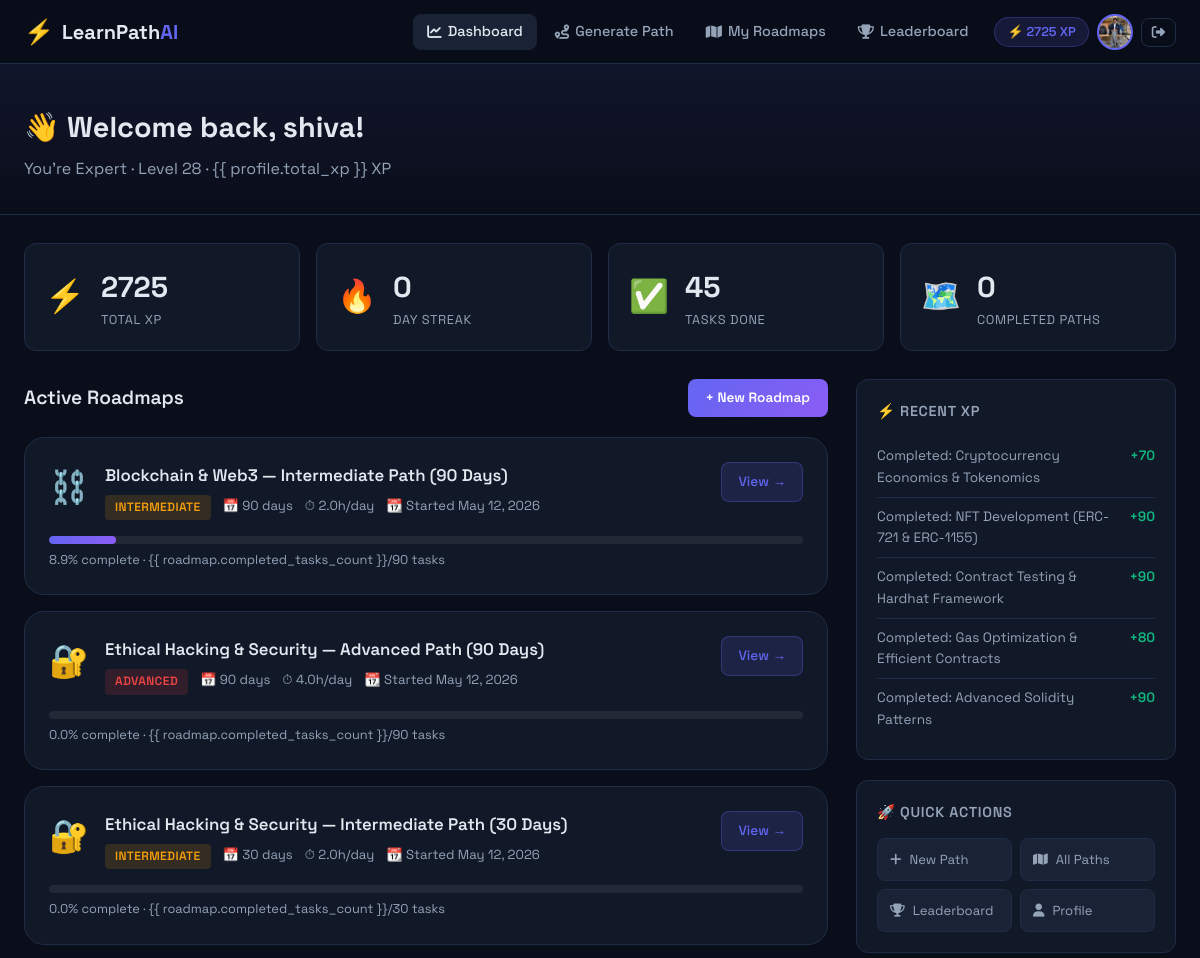
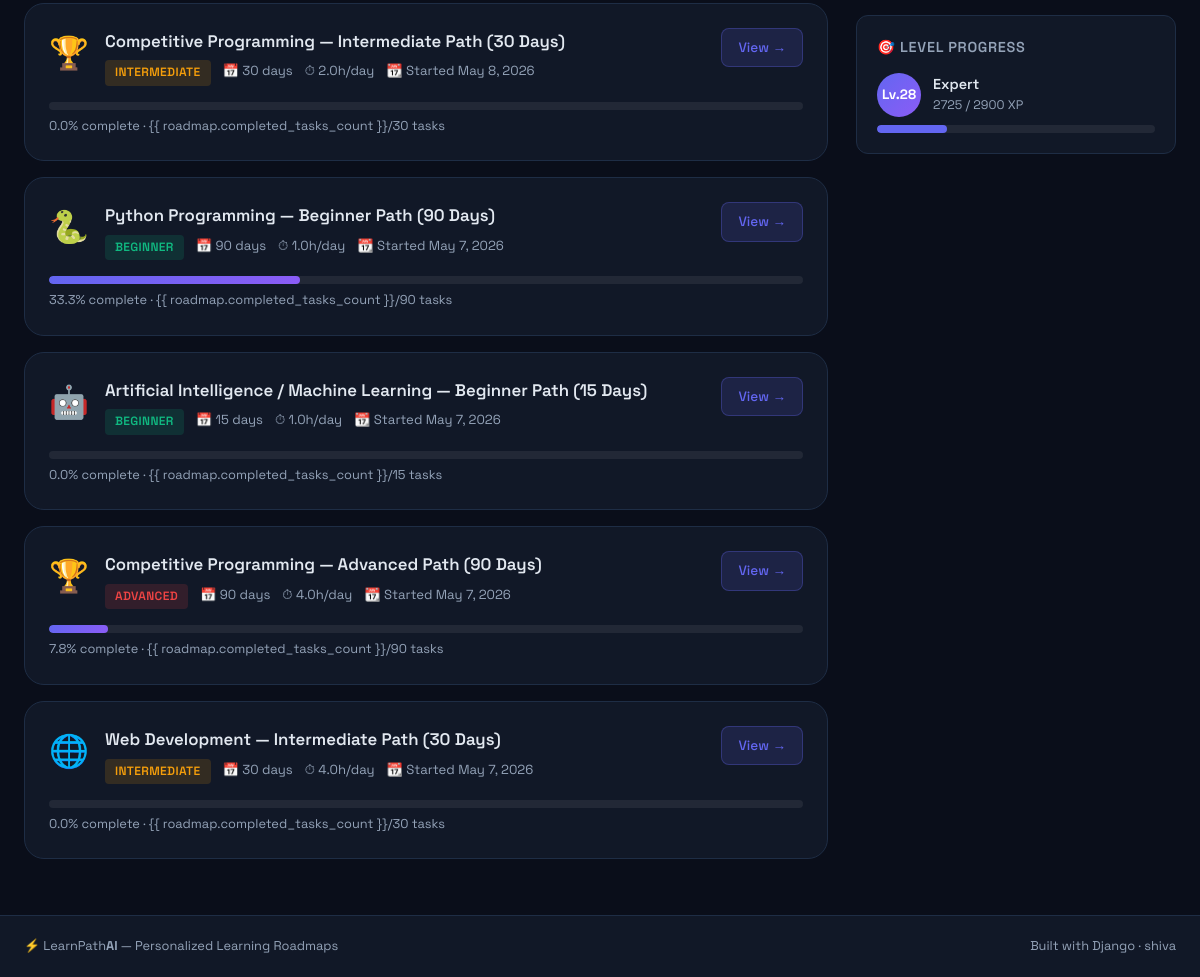
The page /dashboard/ (signed in) on the database its author committed (2 pictures, top to bottom).
### users/models.py (models this page shows, shortened)
class UserProfile(models.Model):
    EXPERIENCE_CHOICES = [
        ('beginner', 'Beginner'),
        ('intermediate', 'Intermediate'),
        ('advanced', 'Advanced'),
    ]
    user = models.OneToOneField(User, on_delete=models.CASCADE, related_name='profile')
    bio = models.TextField(blank=True, max_length=500)
    avatar = models.ImageField(upload_to='avatars/', null=True, blank=True)
    experience_level = models.CharField(max_length=20, choices=EXPERIENCE_CHOICES, default='beginner')
    daily_study_hours = models.FloatField(default=1.0)
    total_xp = models.IntegerField(default=0)
    streak_days = models.IntegerField(default=0)
    last_activity = models.DateTimeField(null=True, blank=True)
    joined_at = models.DateTimeField(auto_now_add=True)
    class Meta:
        verbose_name = 'User Profile'
        verbose_name_plural = 'User Profiles'
    @property
    def level_title(self):
        if self.total_xp < 100:
            return 'Novice'
        elif self.total_xp < 500:
            return 'Apprentice'
        elif self.total_xp < 1500:
            return 'Scholar'
        elif self.total_xp < 3000:
            return 'Expert'
        else:
            return 'Master'
    @property
    def level_number(self):
        return max(1, self.total_xp // 100 + 1)

### roadmap/models.py (models this page shows, shortened)
class Roadmap(models.Model):
    DURATION_CHOICES = [
        (15, '15 Days'),
        (30, '30 Days'),
        (60, '60 Days'),
        (90, '90 Days'),
    ]
    STATUS_CHOICES = [
        ('active', 'Active'),
        ('completed', 'Completed'),
        ('paused', 'Paused'),
        ('abandoned', 'Abandoned'),
    ]
    user = models.ForeignKey(User, on_delete=models.CASCADE, related_name='roadmaps')
    skill = models.ForeignKey(Skill, on_delete=models.CASCADE)
    title = models.CharField(max_length=200)
    level = models.CharField(max_length=20, choices=[
        ('beginner', 'Beginner'),
        ('intermediate', 'Intermediate'),
        ('advanced', 'Advanced'),
    ])
    daily_hours = models.FloatField(default=1.0)
    duration_days = models.IntegerField()
    status = models.CharField(max_length=20, choices=STATUS_CHOICES, default='active')
    start_date = models.DateField(auto_now_add=True)
    target_end_date = models.DateField(null=True, blank=True)
    completed_at = models.DateTimeField(null=True, blank=True)
    created_at = models.DateTimeField(auto_now_add=True)
    class Meta:
        ordering = ['-created_at']
        verbose_name = 'Roadmap'
        verbose_name_plural = 'Roadmaps'
    @property
    def total_tasks(self):
        return self.tasks.count()
    @property
    def completed_tasks_count(self):
        return self.tasks.filter(is_completed=True).count()
    @property
    def progress_percentage(self):
        total = self.total_tasks
        if total == 0:
            return 0
        return round((self.completed_tasks_count / total) * 100, 1)

class Skill(models.Model):
    CATEGORY_CHOICES = [
        ('cs_fundamentals', 'CS Fundamentals'),
        ('web_development', 'Web Development'),
        ('data_science', 'Data Science & AI'),
        ('programming', 'Programming Languages'),
        ('competitive', 'Competitive Programming'),
        ('blockchain', 'Blockchain & Web3'),
        ('ethical_hacking', 'Ethical Hacking & Security'),
    ]
    name = models.CharField(max_length=100, unique=True)
    slug = models.SlugField(max_length=100, unique=True)
    description = models.TextField()
    category = models.CharField(max_length=30, choices=CATEGORY_CHOICES)
    icon = models.CharField(max_length=50, default='📚')  # emoji icon
    color = models.CharField(max_length=20, default='#6366f1')  # hex color
    is_active = models.BooleanField(default=True)
    created_at = models.DateTimeField(auto_now_add=True)
    class Meta:
        ordering = ['name']
        verbose_name = 'Skill'
        verbose_name_plural = 'Skills'

### progress/models.py (models this page shows, shortened)
class XPLog(models.Model):
    XP_REASONS = [
        ('task_complete', 'Task Completed'),
        ('streak_bonus', 'Streak Bonus'),
        ('roadmap_complete', 'Roadmap Completed'),
        ('daily_login', 'Daily Login'),
        ('perfect_day', 'Perfect Day'),
    ]
    user = models.ForeignKey(User, on_delete=models.CASCADE, related_name='xp_logs')
    reason = models.CharField(max_length=30, choices=XP_REASONS)
    xp_amount = models.IntegerField()
    description = models.CharField(max_length=200)
    earned_at = models.DateTimeField(auto_now_add=True)
    related_task = models.ForeignKey(RoadmapTask, on_delete=models.SET_NULL, null=True, blank=True)
    class Meta:
        ordering = ['-earned_at']
        verbose_name = 'XP Log'
        verbose_name_plural = 'XP Logs'

### dashboard/views.py (the view)
# urls.py: path('dashboard/', views.DashboardView.as_view(), name='dashboard'),
@method_decorator(login_required, name='dispatch')
class DashboardView(View):
    template_name = 'dashboard/dashboard.html'
    def get(self, request):
        user = request.user
        active_roadmaps = Roadmap.objects.filter(user=user, status='active').order_by('-created_at')
        completed_roadmaps = Roadmap.objects.filter(user=user, status='completed').count()
        recent_xp = XPLog.objects.filter(user=user).order_by('-earned_at')[:5]
        suggestions = AdaptiveSuggestion.objects.filter(user=user, is_read=False)[:3]
        total_tasks = sum(r.total_tasks for r in active_roadmaps)
        completed_tasks = sum(r.completed_tasks_count for r in active_roadmaps)
        ctx = {
            'active_roadmaps': active_roadmaps,
            'completed_roadmaps': completed_roadmaps,
            'recent_xp': recent_xp,
            'suggestions': suggestions,
            'total_tasks': total_tasks,
            'completed_tasks': completed_tasks,
            'profile': user.profile,
        }
        return render(request, self.template_name, ctx)

### dashboard/templatetags/dashboard_extras.py (called while the page is built)
@register.filter
def modulo(value, arg):
    try:
        return int(value) % int(arg)
    except (ValueError, ZeroDivisionError):
        return 0

### templates/dashboard/dashboard.html (shortened to what this page needs)
{% extends 'base.html' %} {% load dashboard_extras %}  {% block content %}
<div class="page-header">
  <div class="container">
    <h1>👋 Welcome back, {{ user.first_name|default:user.username }}!</h1>
    <p>
      You're {{ profile.level_title }} · Level {{ profile.level_number }} · {{
      profile.total_xp }} XP
    </p>
  </div>
</div>
<div class="container dashboard-grid">
  <div class="stats-row">
    <div class="stat-card stat-xp">
      <div class="stat-icon">⚡</div>
      <div class="stat-info">
        <div class="stat-value">{{ profile.total_xp }}</div>
        <div class="stat-name">Total XP</div>
      </div>
    </div>
    <div class="stat-card stat-streak">
      <div class="stat-icon">🔥</div>
      <div class="stat-info">
        <div class="stat-value">{{ profile.streak_days }}</div>
        <div class="stat-name">Day Streak</div>
      </div>
    </div>
    <div class="stat-card stat-completed">
      <div class="stat-icon">✅</div>
      <div class="stat-info">
        <div class="stat-value">{{ completed_tasks }}</div>
        <div class="stat-name">Tasks Done</div>
      </div>
    </div>
    <div class="stat-card stat-roadmaps">
      <div class="stat-icon">🗺️</div>
      <div class="stat-info">
        <div class="stat-value">{{ completed_roadmaps }}</div>
        <div class="stat-name">Completed Paths</div>
      </div>
    </div>
  </div>
  <div class="dashboard-section">
    <div class="section-title-row">
      <h2>Active Roadmaps</h2>
      <a href="{% url 'roadmap:generate' %}" class="btn-sm-primary"
        >+ New Roadmap</a
      >
    </div>
    {% if active_roadmaps %} {% for roadmap in active_roadmaps %}
    <div class="roadmap-card">
      <div class="roadmap-header">
        <div class="roadmap-skill-icon">{{ roadmap.skill.icon }}</div>
        <div class="roadmap-info">
          <h3>{{ roadmap.title }}</h3>
          <div class="roadmap-meta">
            <span class="badge badge-{{ roadmap.level }}"
              >{{ roadmap.get_level_display }}</span
            >
            <span>📅 {{ roadmap.duration_days }} days</span>
            <span>⏱ {{ roadmap.daily_hours }}h/day</span>
            <span>📆 Started {{ roadmap.start_date }}</span>
          </div>
        </div>
        <a href="{% url 'roadmap:detail' roadmap.pk %}" class="btn-view"
          >View →</a
        >
      </div>
      <div class="progress-bar-container">
        <div class="progress-bar-track">
          <div
            class="progress-bar-fill"
            style="width: {{ roadmap.progress_percentage }}%"
            data-width="{{ roadmap.progress_percentage }}"
          ></div>
        </div>
        <span class="progress-label"
          >{{ roadmap.progress_percentage }}% complete · {{
          roadmap.completed_tasks_count }}/{{ roadmap.total_tasks }} tasks</span
        >
      </div>
    </div>
    {% endfor %} {% endif %}
  </div>
  <div class="dashboard-sidebar">
    <div class="widget">
      <h3>⚡ Recent XP</h3>
      {% if recent_xp %} {% for log in recent_xp %}
      <div class="xp-log-item">
        <span class="xp-desc">{{ log.description }}</span>
        <span class="xp-amount">+{{ log.xp_amount }}</span>
      </div>
      {% endfor %} {% else %}
      <p class="widget-empty">Complete tasks to earn XP!</p>
      {% endif %}
    </div>
    <div class="widget">
      <h3>🚀 Quick Actions</h3>
      <div class="quick-actions">
        <a href="{% url 'roadmap:generate' %}" class="quick-action"
          ><i class="fas fa-plus"></i> New Path</a
        >
        <a href="{% url 'roadmap:my_roadmaps' %}" class="quick-action"
          ><i class="fas fa-map"></i> All Paths</a
        >
        <a href="{% url 'progress:leaderboard' %}" class="quick-action"
          ><i class="fas fa-trophy"></i> Leaderboard</a
        >
        <a href="{% url 'users:profile' %}" class="quick-action"
          ><i class="fas fa-user"></i> Profile</a
        >
      </div>
    </div>
    <div class="widget">
      <h3>🎯 Level Progress</h3>
      <div class="level-info">
        <div class="level-badge">Lv.{{ profile.level_number }}</div>
        <div class="level-details">
          <div class="level-title">{{ profile.level_title }}</div>
          <div class="level-xp">
            {{ profile.total_xp }} / {{ profile.level_number|add:1|add:0 }}00 XP
          </div>
        </div>
      </div>
      <div class="progress-bar-track" style="margin-top: 8px">
        <div
          class="progress-bar-fill"
          style="width: {% widthratio profile.total_xp|modulo:100 100 100 %}%; background: var(--accent)"
        ></div>
      </div>
    </div>
  </div>
</div>
{% endblock %}

### templates/base.html (shortened to what this page needs)
<!DOCTYPE html>
<html lang="en" data-theme="dark">
<head>
    {% load static %}
    <link rel="stylesheet" href="https://cdnjs.cloudflare.com/ajax/libs/font-awesome/6.5.0/css/all.min.css">
    <link rel="stylesheet" href="{% static 'css/main.css' %}">
</head>
<body>
<nav class="navbar">
    <div class="nav-container">
        <a href="{% url 'dashboard:home' %}" class="nav-brand">
            <span class="brand-icon">⚡</span>
            <span class="brand-text">LearnPath<span class="brand-accent">AI</span></span>
        </a>
        <div class="nav-links">
            {% if user.is_authenticated %}
                <a href="{% url 'dashboard:dashboard' %}" class="nav-link {% if request.resolver_match.url_name == 'dashboard' %}active{% endif %}">
                    <i class="fas fa-chart-line"></i> Dashboard
                </a>
                <a href="{% url 'roadmap:generate' %}" class="nav-link {% if 'generate' in request.path %}active{% endif %}">
                    <i class="fas fa-route"></i> Generate Path
                </a>
                <a href="{% url 'roadmap:my_roadmaps' %}" class="nav-link">
                    <i class="fas fa-map"></i> My Roadmaps
                </a>
                <a href="{% url 'progress:leaderboard' %}" class="nav-link">
                    <i class="fas fa-trophy"></i> Leaderboard
                </a>
                <div class="nav-user">
                    <div class="user-xp">⚡ {{ user.profile.total_xp }} XP</div>
                    <a href="{% url 'users:profile' %}" class="user-avatar">
                        {% if user.profile.avatar %}
                            <img src="{{ user.profile.avatar.url }}" alt="avatar">
                        {% else %}
                            <span>{{ user.username|first|upper }}</span>
                        {% endif %}
                    </a>
                    <form method="post" action="{% url 'users:logout' %}" style="display:inline;">
                        <button type="submit" class="btn-logout">
                            <i class="fas fa-sign-out-alt"></i>
                        </button>
                    </form>
                </div>
            {% else %}
                <a href="{% url 'users:login' %}" class="nav-link">Login</a>
                <a href="{% url 'users:register' %}" class="btn-primary-sm">Get Started</a>
            {% endif %}
        </div>
    </div>
</nav>
<main class="main-content">
    {% block content %}{% endblock %}
</main>
<footer class="footer">
    <div class="footer-inner">
        <span>⚡ LearnPath<strong>AI</strong> — Personalized Learning Roadmaps</span>
        <span class="footer-right">Built with Django · {{ user.username|default:"" }}</span>
    </div>
</footer>
</body>
</html>

### rows shown on the page
UserProfile: level_title "Expert", level_number "28", total_xp "2725", streak_days "0", level_number|add "29"
Roadmap: skill.icon "⛓️", title "Blockchain & Web3 — Intermediate Path (90 Days)", level "INTERMEDIATE", duration_days "90", daily_hours "2.0", start_date "May 12, 2026", progress_percentage "8.9", total_tasks "90"
Roadmap: skill.icon "🔐", title "Ethical Hacking & Security — Advanced Path (90 Days)", level "ADVANCED", duration_days "90", daily_hours "4.0", start_date "May 12, 2026", progress_percentage "0.0", total_tasks "90"
Roadmap: skill.icon "🔐", title "Ethical Hacking & Security — Intermediate Path (30 Days)", level "INTERMEDIATE", duration_days "30", daily_hours "2.0", start_date "May 12, 2026", progress_percentage "0.0", total_tasks "30"
Roadmap: skill.icon "🏆", title "Competitive Programming — Intermediate Path (30 Days)", level "INTERMEDIATE", duration_days "30", daily_hours "2.0", start_date "May 8, 2026", progress_percentage "0.0", total_tasks "30"
Roadmap: skill.icon "🐍", title "Python Programming — Beginner Path (90 Days)", level "BEGINNER", duration_days "90", daily_hours "1.0", start_date "May 7, 2026", progress_percentage "33.3", total_tasks "90"
Roadmap: skill.icon "🤖", title "Artificial Intelligence / Machine Learning — Beginner Path (15 Days)", level "BEGINNER", duration_days "15", daily_hours "1.0", start_date "May 7, 2026", progress_percentage "0.0", total_tasks "15"
Roadmap: skill.icon "🏆", title "Competitive Programming — Advanced Path (90 Days)", level "ADVANCED", duration_days "90", daily_hours "4.0", start_date "May 7, 2026", progress_percentage "7.8", total_tasks "90"
Roadmap: skill.icon "🌐", title "Web Development — Intermediate Path (30 Days)", level "INTERMEDIATE", duration_days "30", daily_hours "4.0", start_date "May 7, 2026", progress_percentage "0.0", total_tasks "30"
XPLog: description "Completed: Cryptocurrency Economics & Tokenomics", xp_amount "70"
XPLog: description "Completed: NFT Development (ERC-721 & ERC-1155)", xp_amount "90"
XPLog: description "Completed: Contract Testing & Hardhat Framework", xp_amount "90"
XPLog: description "Completed: Gas Optimization & Efficient Contracts", xp_amount "80"
XPLog: description "Completed: Advanced Solidity Patterns", xp_amount "90"

### other values the page prints
{{ user.profile.total_xp }} "2725"
{{ user.first_name|default:user.username }} "shiva"
{{ completed_tasks }} "45"
{{ completed_roadmaps }} "0"
{{ user.username|default:"" }} "shiva"
